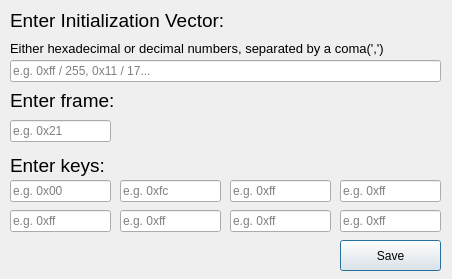
<?xml version="1.0" encoding="UTF-8"?>
<ui version="4.0">
 <class>enterCfbDialog</class>
 <widget class="QDialog" name="enterCfbDialog">
  <property name="geometry">
   <rect>
    <x>0</x>
    <y>0</y>
    <width>452</width>
    <height>279</height>
   </rect>
  </property>
  <property name="windowTitle">
   <string>Enter CFB IV/Key</string>
  </property>
  <widget class="QLabel" name="IvLabel">
   <property name="geometry">
    <rect>
     <x>10</x>
     <y>10</y>
     <width>221</width>
     <height>21</height>
    </rect>
   </property>
   <property name="font">
    <font>
     <pointsize>14</pointsize>
    </font>
   </property>
   <property name="text">
    <string>Enter Initialization Vector:</string>
   </property>
  </widget>
  <widget class="QLineEdit" name="ivLineEdit">
   <property name="geometry">
    <rect>
     <x>10</x>
     <y>60</y>
     <width>431</width>
     <height>22</height>
    </rect>
   </property>
   <property name="placeholderText">
    <string>e.g. 0xff / 255, 0x11 / 17...</string>
   </property>
  </widget>
  <widget class="QLabel" name="helpLabel">
   <property name="geometry">
    <rect>
     <x>10</x>
     <y>40</y>
     <width>381</width>
     <height>16</height>
    </rect>
   </property>
   <property name="font">
    <font>
     <pointsize>10</pointsize>
    </font>
   </property>
   <property name="text">
    <string>Either hexadecimal or decimal numbers, separated by a coma(',')</string>
   </property>
  </widget>
  <widget class="QLabel" name="frameLabel">
   <property name="geometry">
    <rect>
     <x>10</x>
     <y>90</y>
     <width>111</width>
     <height>21</height>
    </rect>
   </property>
   <property name="font">
    <font>
     <pointsize>14</pointsize>
    </font>
   </property>
   <property name="text">
    <string>Enter frame:</string>
   </property>
  </widget>
  <widget class="QLineEdit" name="framLineEdit">
   <property name="geometry">
    <rect>
     <x>10</x>
     <y>120</y>
     <width>101</width>
     <height>22</height>
    </rect>
   </property>
   <property name="placeholderText">
    <string>e.g. 0x21</string>
   </property>
  </widget>
  <widget class="QLabel" name="keysLabel">
   <property name="geometry">
    <rect>
     <x>10</x>
     <y>150</y>
     <width>101</width>
     <height>31</height>
    </rect>
   </property>
   <property name="font">
    <font>
     <pointsize>14</pointsize>
    </font>
   </property>
   <property name="text">
    <string>Enter keys: </string>
   </property>
  </widget>
  <widget class="QLineEdit" name="keyLineEdit_1">
   <property name="geometry">
    <rect>
     <x>10</x>
     <y>180</y>
     <width>101</width>
     <height>22</height>
    </rect>
   </property>
   <property name="placeholderText">
    <string>e.g. 0x00</string>
   </property>
  </widget>
  <widget class="QLineEdit" name="keyLineEdit_2">
   <property name="geometry">
    <rect>
     <x>120</x>
     <y>180</y>
     <width>101</width>
     <height>22</height>
    </rect>
   </property>
   <property name="placeholderText">
    <string>e.g. 0xfc</string>
   </property>
  </widget>
  <widget class="QLineEdit" name="keyLineEdit_3">
   <property name="geometry">
    <rect>
     <x>230</x>
     <y>180</y>
     <width>101</width>
     <height>22</height>
    </rect>
   </property>
   <property name="placeholderText">
    <string>e.g. 0xff</string>
   </property>
  </widget>
  <widget class="QLineEdit" name="keyLineEdit_4">
   <property name="geometry">
    <rect>
     <x>340</x>
     <y>180</y>
     <width>101</width>
     <height>22</height>
    </rect>
   </property>
   <property name="placeholderText">
    <string>e.g. 0xff</string>
   </property>
  </widget>
  <widget class="QLineEdit" name="keyLineEdit_5">
   <property name="geometry">
    <rect>
     <x>10</x>
     <y>210</y>
     <width>101</width>
     <height>22</height>
    </rect>
   </property>
   <property name="placeholderText">
    <string>e.g. 0xff</string>
   </property>
  </widget>
  <widget class="QLineEdit" name="keyLineEdit_6">
   <property name="geometry">
    <rect>
     <x>120</x>
     <y>210</y>
     <width>101</width>
     <height>22</height>
    </rect>
   </property>
   <property name="placeholderText">
    <string>e.g. 0xff</string>
   </property>
  </widget>
  <widget class="QLineEdit" name="keyLineEdit_7">
   <property name="geometry">
    <rect>
     <x>230</x>
     <y>210</y>
     <width>101</width>
     <height>22</height>
    </rect>
   </property>
   <property name="placeholderText">
    <string>e.g. 0xff</string>
   </property>
  </widget>
  <widget class="QLineEdit" name="keyLineEdit_8">
   <property name="geometry">
    <rect>
     <x>340</x>
     <y>210</y>
     <width>101</width>
     <height>22</height>
    </rect>
   </property>
   <property name="placeholderText">
    <string>e.g. 0xff</string>
   </property>
  </widget>
  <widget class="QPushButton" name="saveButton">
   <property name="geometry">
    <rect>
     <x>340</x>
     <y>240</y>
     <width>101</width>
     <height>31</height>
    </rect>
   </property>
   <property name="text">
    <string>Save</string>
   </property>
  </widget>
 </widget>
 <resources/>
 <connections/>
</ui>
